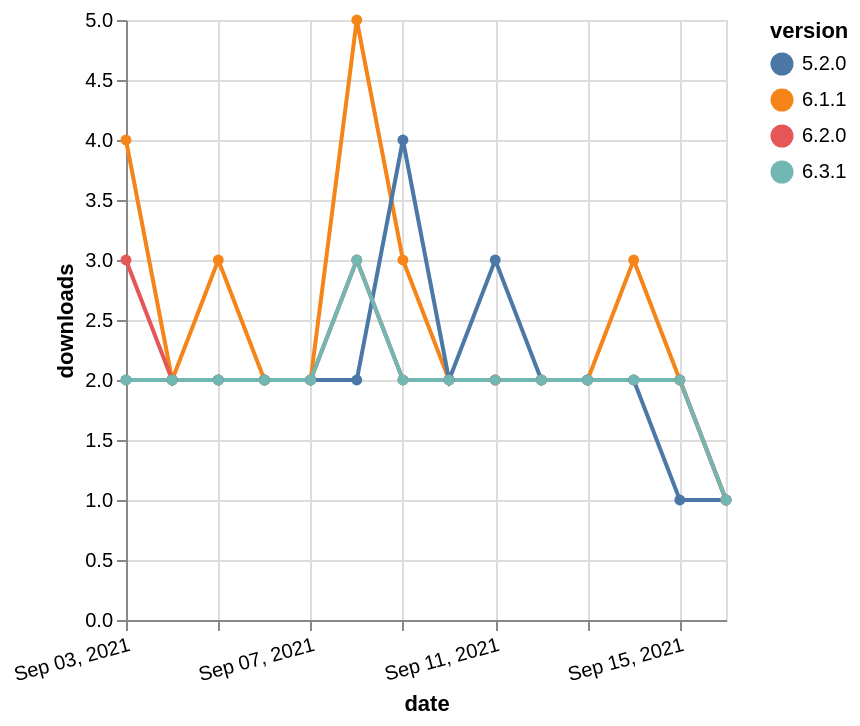

The Vega-Lite source for this figure:
### Vega-Lite specification from a JSON file in a GitHub repository (floating-point values rounded to 4 significant figures)
{"$schema": "https://vega.github.io/schema/vega-lite/v5.json", "description": "A simple bar chart with embedded data.", "data": {"values": [{"date": "2021-09-03", "total": 4177, "delta": 4, "version": "6.1.1"}, {"date": "2021-09-04", "total": 4179, "delta": 2, "version": "6.1.1"}, {"date": "2021-09-05", "total": 4182, "delta": 3, "version": "6.1.1"}, {"date": "2021-09-06", "total": 4184, "delta": 2, "version": "6.1.1"}, {"date": "2021-09-07", "total": 4186, "delta": 2, "version": "6.1.1"}, {"date": "2021-09-08", "total": 4191, "delta": 5, "version": "6.1.1"}, {"date": "2021-09-09", "total": 4194, "delta": 3, "version": "6.1.1"}, {"date": "2021-09-10", "total": 4196, "delta": 2, "version": "6.1.1"}, {"date": "2021-09-11", "total": 4198, "delta": 2, "version": "6.1.1"}, {"date": "2021-09-12", "total": 4200, "delta": 2, "version": "6.1.1"}, {"date": "2021-09-13", "total": 4202, "delta": 2, "version": "6.1.1"}, {"date": "2021-09-14", "total": 4205, "delta": 3, "version": "6.1.1"}, {"date": "2021-09-15", "total": 4207, "delta": 2, "version": "6.1.1"}, {"date": "2021-09-16", "total": 4208, "delta": 1, "version": "6.1.1"}, {"date": "2021-09-03", "total": 2535, "delta": 3, "version": "6.2.0"}, {"date": "2021-09-04", "total": 2537, "delta": 2, "version": "6.2.0"}, {"date": "2021-09-05", "total": 2539, "delta": 2, "version": "6.2.0"}, {"date": "2021-09-06", "total": 2541, "delta": 2, "version": "6.2.0"}, {"date": "2021-09-07", "total": 2543, "delta": 2, "version": "6.2.0"}, {"date": "2021-09-08", "total": 2546, "delta": 3, "version": "6.2.0"}, {"date": "2021-09-09", "total": 2548, "delta": 2, "version": "6.2.0"}, {"date": "2021-09-10", "total": 2550, "delta": 2, "version": "6.2.0"}, {"date": "2021-09-11", "total": 2552, "delta": 2, "version": "6.2.0"}, {"date": "2021-09-12", "total": 2554, "delta": 2, "version": "6.2.0"}, {"date": "2021-09-13", "total": 2556, "delta": 2, "version": "6.2.0"}, {"date": "2021-09-14", "total": 2558, "delta": 2, "version": "6.2.0"}, {"date": "2021-09-15", "total": 2560, "delta": 2, "version": "6.2.0"}, {"date": "2021-09-16", "total": 2561, "delta": 1, "version": "6.2.0"}, {"date": "2021-09-03", "total": 3024, "delta": 2, "version": "5.2.0"}, {"date": "2021-09-04", "total": 3026, "delta": 2, "version": "5.2.0"}, {"date": "2021-09-05", "total": 3028, "delta": 2, "version": "5.2.0"}, {"date": "2021-09-06", "total": 3030, "delta": 2, "version": "5.2.0"}, {"date": "2021-09-07", "total": 3032, "delta": 2, "version": "5.2.0"}, {"date": "2021-09-08", "total": 3034, "delta": 2, "version": "5.2.0"}, {"date": "2021-09-09", "total": 3038, "delta": 4, "version": "5.2.0"}, {"date": "2021-09-10", "total": 3040, "delta": 2, "version": "5.2.0"}, {"date": "2021-09-11", "total": 3043, "delta": 3, "version": "5.2.0"}, {"date": "2021-09-12", "total": 3045, "delta": 2, "version": "5.2.0"}, {"date": "2021-09-13", "total": 3047, "delta": 2, "version": "5.2.0"}, {"date": "2021-09-14", "total": 3049, "delta": 2, "version": "5.2.0"}, {"date": "2021-09-15", "total": 3050, "delta": 1, "version": "5.2.0"}, {"date": "2021-09-16", "total": 3051, "delta": 1, "version": "5.2.0"}, {"date": "2021-09-03", "total": 2770, "delta": 2, "version": "6.3.1"}, {"date": "2021-09-04", "total": 2772, "delta": 2, "version": "6.3.1"}, {"date": "2021-09-05", "total": 2774, "delta": 2, "version": "6.3.1"}, {"date": "2021-09-06", "total": 2776, "delta": 2, "version": "6.3.1"}, {"date": "2021-09-07", "total": 2778, "delta": 2, "version": "6.3.1"}, {"date": "2021-09-08", "total": 2781, "delta": 3, "version": "6.3.1"}, {"date": "2021-09-09", "total": 2783, "delta": 2, "version": "6.3.1"}, {"date": "2021-09-10", "total": 2785, "delta": 2, "version": "6.3.1"}, {"date": "2021-09-11", "total": 2787, "delta": 2, "version": "6.3.1"}, {"date": "2021-09-12", "total": 2789, "delta": 2, "version": "6.3.1"}, {"date": "2021-09-13", "total": 2791, "delta": 2, "version": "6.3.1"}, {"date": "2021-09-14", "total": 2793, "delta": 2, "version": "6.3.1"}, {"date": "2021-09-15", "total": 2795, "delta": 2, "version": "6.3.1"}, {"date": "2021-09-16", "total": 2796, "delta": 1, "version": "6.3.1"}]}, "width": "container", "mark": {"type": "line", "point": {"filled": true}}, "encoding": {"x": {"field": "date", "type": "temporal", "timeUnit": "yearmonthdate", "title": "date", "axis": {"labelAngle": -15}}, "y": {"field": "delta", "type": "quantitative", "title": "downloads"}, "color": {"field": "version", "type": "nominal"}, "tooltip": {"field": "delta"}}}
